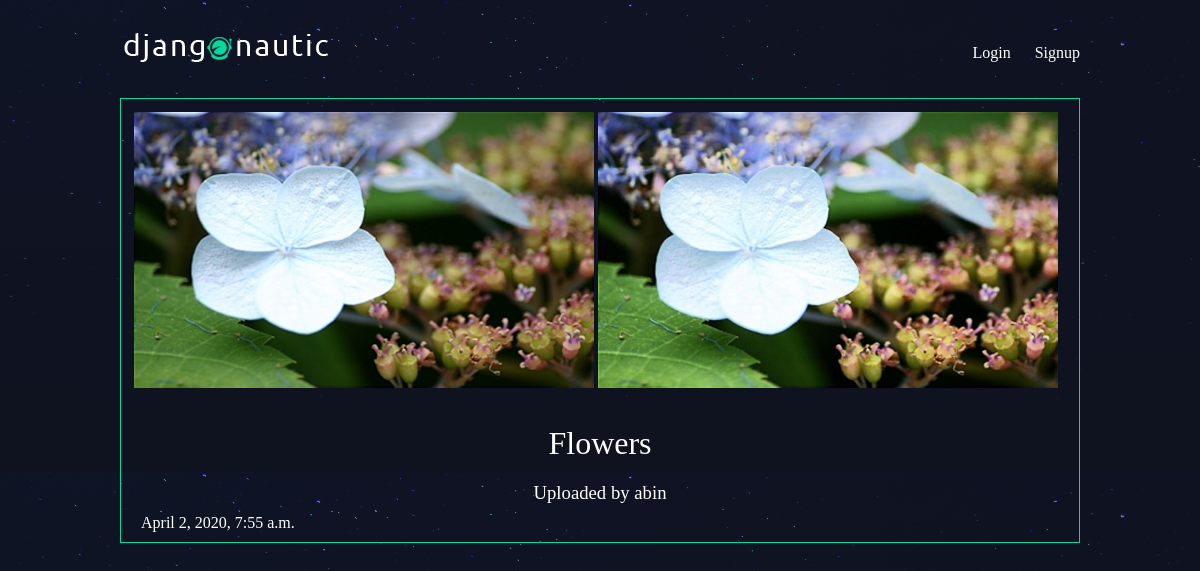
/articles/Flowers/, run on the app's committed database.
### articles/models.py (models this page shows, shortened)
class Image(models.Model):
    name = models.CharField(max_length=100)
    date = models.DateTimeField(auto_now_add=True)
    slug = models.SlugField(default='default-slug')
    raw_image = models.ImageField(default='default.png', blank=True)
    processed_image = models.ImageField(blank=True)
    author = models.ForeignKey(User, default=None,on_delete=models.CASCADE)

### articles/views.py (the view)
# urls.py: url(r'^(?P<slug>[\w-]+)/$', views.article_detail, name="detail"),
def article_detail(request, slug):
    article = Image.objects.get(slug=slug)
    return render(request, 'articles/article_detail.html', { 'article': article })

### articles/templates/articles/article_detail.html
{% extends 'base_layout.html' %}
{% block content %}
<div class="article-detail">
    <div class="article">
        <div class="images" style="padding: 13px;">
            <img src="{{ article.raw_image.url }}"  style="max-width: 460px;"/>
            <img src="{{ article.processed_image.url }}" style="max-width: 460px;"/>
        </div>
        <h2>{{ article.name }}</h2>
        <h3>Uploaded by {{ article.author.username }}</h3>
        <p>{{ article.date }}</p>
    </div>
</div>
{% endblock %}

### assets/styles.css (style rules this page uses)
body { background-color: #0f121f; background-image: url(/static/stars.png); background-repeat-y: no-repeat; color: #fff; }
body * { font-family: Ubuntu; }
h1, h2, h3, h4, h5 { font-weight: normal; margin: 0; }
.article { padding: 10px; border: 1px solid #00dba0; position: relative; padding-bottom: 40px; }
.article h2 { font-size: 1.2em; }
.article-detail .article { padding: 0; }
.article-detail .article img { max-width: 100%; }
.article-detail .article h2 { text-align: center; margin: 20px auto; font-size: 2em }
.article-detail .article h3 { text-align: center; }
.article-detail .article p { margin: 10px 20px }

### data on the page
Image: raw_image (picture), processed_image (picture), name "Flowers", author.username "abin", date "April 2, 2020, 7:55 a.m."
